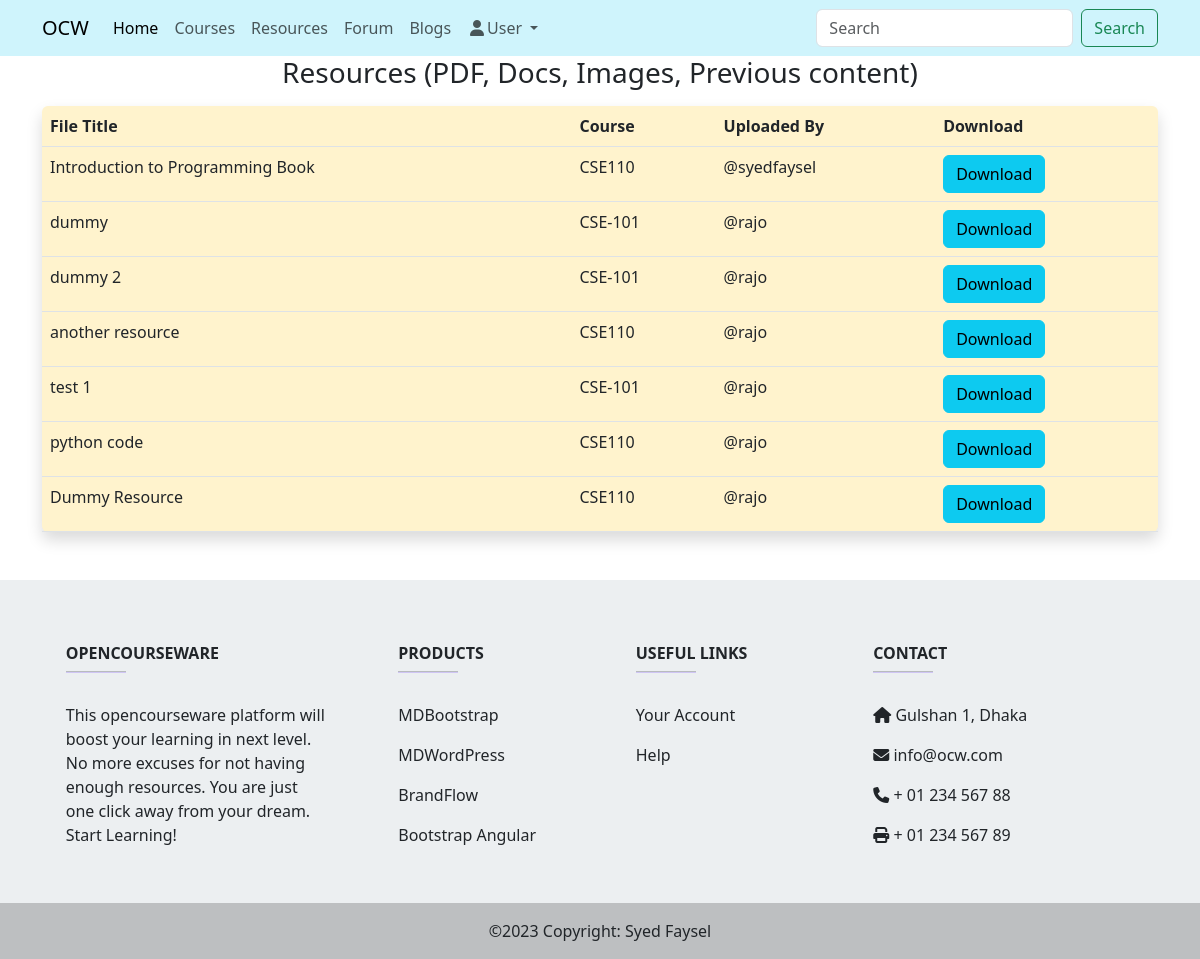
The app's page /resources.php with its own data.
### tables this page shows
CREATE TABLE `materials` (
  `material_id` int(11) NOT NULL,
  `material_title` varchar(100) NOT NULL,
  `course_code` varchar(10) NOT NULL,
  `material_type` enum('Tutorial','Resource') NOT NULL,
  `tutorial_url` varchar(100) DEFAULT NULL,
  `instructor` varchar(50) DEFAULT 'Guest',
  `resource_path` varchar(100) DEFAULT NULL,
  `uploader` varchar(50) DEFAULT 'Guest',
  `last_modified` timestamp NOT NULL DEFAULT current_timestamp()
);

### config/dbconnect.php (called while the page is built)
<?php
class Dbconnect {
    private $host = "localhost";
    private $user = "root";
    private $password = "";
    private $database = "ocw";
    public function getConnection() {
        $dsn = "mysql:host=" . $this->host . ";dbname=" . $this->database;
        $pdo = new PDO($dsn, $this->user, $this->password);
        $pdo->setAttribute(PDO::ATTR_DEFAULT_FETCH_MODE, PDO::FETCH_ASSOC);
        return $pdo;
    }
}
?>

### config/classes/Courses.php (called while the page is built, shortened)
<?php
require_once $_SERVER['DOCUMENT_ROOT'] . '/OCW/config/dbconnect.php';
class Courses extends Dbconnect {
    private $conn;
    public function __construct() {
        $this->conn = $this->getConnection();
    }
    public function getAllResources() {
        $stmt = $this->conn->prepare("SELECT * FROM materials  WHERE material_type = 'Resource'");
        $stmt->execute();
        return $stmt->fetchAll();
    }
}
?>

### resources.php (the view, shortened to what this page needs)
<?php
include "./config/dbconnect.php" ;
include "./config/classes/Courses.php" ;
$c = new Courses();
    if (isset($_GET['course_code'])){
        $course_code = $_GET['course_code'];
        $resources = $c->getMaterialsBy($course_code, 'Resource');
    }
    else{
        $resources = $c->getAllResources();
    }
include "./templates/header.php"
?>
</head>
<body>
    <?php include "./templates/navigation.php" ?>
    <section class="container">
        <h3 class="text-center">Resources (PDF, Docs, Images, Previous content)</h3>
        <table class="table container bg-warning-subtle shadow my-3 rounded" id="dataTable">
            <thead>
                <tr>
                    <th scope="col">File Title</th>
                    <th scope="col">Course</th>
                    <th scope="col">Uploaded By</th>
                    <th scope="col">Download</th>
                </tr>
            </thead>
            <tbody class="table-hover">
                <?php foreach($resources as $resource){ ?>
                <tr>
                    <td><?php echo htmlspecialchars($resource['material_title']); ?></td>
                    <td><?php echo htmlspecialchars($resource['course_code']); ?></td>
                    <td>@<?php echo htmlspecialchars($resource['uploader']); ?></td>
                    <td><a class="btn btn-info" href="">Download</a></td>
                </tr>
                <?php } ?>
            </tbody>
        </table>
    </section>
<?php
    include "./templates/footer.php";
?>
</body>
</html>

### templates/header.php (style rules this page uses)
a { text-decoration: none; color : maroon; }

### records on screen
materials: material_title "Introduction to Programming Book", course_code "CSE110", uploader "syedfaysel"
materials: material_title "dummy", course_code "CSE-101", uploader "rajo"
materials: material_title "dummy 2", course_code "CSE-101", uploader "rajo"
materials: material_title "another resource", course_code "CSE110", uploader "rajo"
materials: material_title "test 1", course_code "CSE-101", uploader "rajo"
materials: material_title "python code", course_code "CSE110", uploader "rajo"
materials: material_title "Dummy Resource", course_code "CSE110", uploader "rajo"
